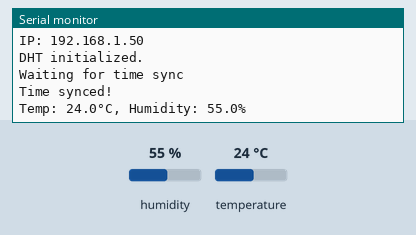
Recording of a sketch running on a simulated ESP32. Parts: the last lines printed to the serial monitor. The inputs (shaded band) are chosen by the test bench; at power-on: humidity 55 %, temperature 24 °C. WiFi joins after 1.5 s; servers stay silent unless stated; uploads are accepted with an empty reply; the local clock reads 2024-03-15 10:24:30 at power-on unless the sketch sets it.

Above: at 4.2 s.
4.3 s: humidity set to 22 %
At 6.5 s:
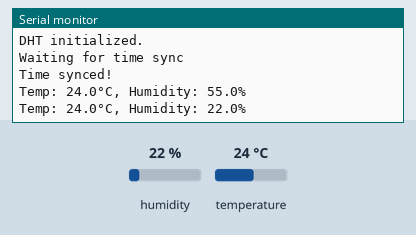
7.0 s: temperature set to 12 °C
At 12.3 s:
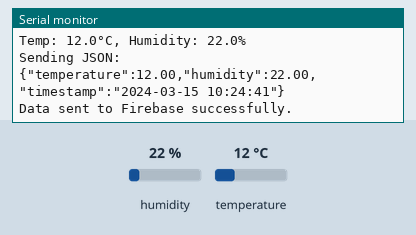
12.6 s: humidity set to 40 %
At 13.9 s:
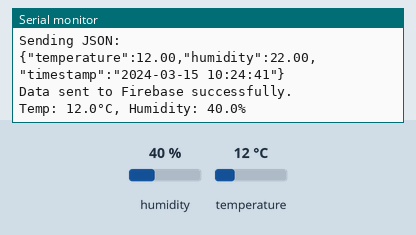
Timing chart, 0 to 15.6 s (numbered marks = the images above; inputs shaded):
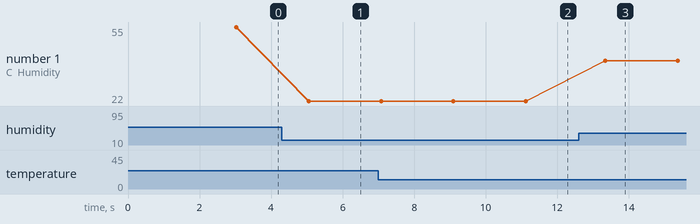

The sketch:

sketch_may2f.ino
```cpp
#include <WiFi.h>
#include <HTTPClient.h>
#include <DHT.h>
#include <time.h>

// WiFi credentials
const char* ssid = ".";
const char* password = "12345678910";

// Firebase Config
const String FIREBASE_HOST = "lab11-1375-default-rtdb.firebaseio.com/";
const String FIREBASE_AUTH = "1HkMCKxkFBU3ceOqBDRtGmFuNcvi0vxJOFtKFUM7";

// Firebase path
const String FIREBASE_PATH = "/sensor_data.json";

// DHT Config
#define DHTPIN 4
#define DHTTYPE DHT11
DHT dht(DHTPIN, DHTTYPE);

// Timing
const unsigned long SEND_INTERVAL = 10000;
const unsigned long SENSOR_DELAY = 2000;
unsigned long lastSendTime = 0;
unsigned long lastReadTime = 0;

// ======= Setup ======= //
void setup() {
  Serial.begin(115200);
  delay(1000);
  Serial.println("ESP32 Firebase + NTP + DHT11");

  connectWiFi();
  initDHT();
  configTime(18000, 0, "pool.ntp.org", "time.nist.gov"); // GMT+5 (Pakistan Time = 5*3600 = 18000)

  Serial.print("Waiting for time sync");
  while (time(nullptr) < 100000) {
    delay(500);
    Serial.print(".");
  }
  Serial.println("\nTime synced!");
}

// ======= Main Loop ======= //
void loop() {
  if (WiFi.status() != WL_CONNECTED) {
    connectWiFi();
  }

  if (millis() - lastReadTime >= SENSOR_DELAY) {
    float temp, hum;
    if (readDHT(&temp, &hum)) {
      if (millis() - lastSendTime >= SEND_INTERVAL) {
        sendToFirebase(temp, hum);
        lastSendTime = millis();
      }
    }
    lastReadTime = millis();
  }
}

// ======= Functions ======= //

void connectWiFi() {
  Serial.print("Connecting to WiFi");
  WiFi.begin(ssid, password);
  int tries = 0;
  while (WiFi.status() != WL_CONNECTED && tries < 20) {
    delay(500);
    Serial.print(".");
    tries++;
  }
  if (WiFi.status() == WL_CONNECTED) {
    Serial.println("\nWiFi connected.");
    Serial.print("IP: ");
    Serial.println(WiFi.localIP());
  } else {
    Serial.println("\nWiFi failed.");
  }
}

void initDHT() {
  dht.begin();
  Serial.println("DHT initialized.");
  delay(500);
}

bool readDHT(float* temp, float* hum) {
  *temp = dht.readTemperature();
  *hum = dht.readHumidity();
  if (isnan(*temp) || isnan(*hum)) {
    Serial.println("Failed to read from DHT sensor!");
    return false;
  }
  Serial.printf("Temp: %.1f°C, Humidity: %.1f%%\n", *temp, *hum);
  return true;
}

String getFormattedTime() {
  time_t now = time(nullptr);
  struct tm* timeinfo = localtime(&now);
  char buffer[30];
  strftime(buffer, sizeof(buffer), "%Y-%m-%d %H:%M:%S", timeinfo);
  return String(buffer);
}

void sendToFirebase(float temp, float hum) {
  if (WiFi.status() != WL_CONNECTED) {
    Serial.println("WiFi not connected!");
    return;
  }

  HTTPClient http;
  String url = "https://" + FIREBASE_HOST + FIREBASE_PATH + "?auth=" + FIREBASE_AUTH;
  String timestamp = getFormattedTime();

  String json = "{\"temperature\":" + String(temp) +
                ",\"humidity\":" + String(hum) +
                ",\"timestamp\":\"" + timestamp + "\"}";

  Serial.println("Sending JSON:");
  Serial.println(json);

  http.begin(url);
  http.addHeader("Content-Type", "application/json");

  int httpCode = http.POST(json);
  if (httpCode == HTTP_CODE_OK || httpCode == HTTP_CODE_CREATED) {
    Serial.println("Data sent to Firebase successfully.");
  } else {
    Serial.printf("Firebase Error. Code: %d\n", httpCode);
  }
  http.end();
}
```

Measured:
- after the input at 4.3 s, the serial monitor: prints a new line after 0.75 s (image 1)
- after the input at 7.0 s, the serial monitor: prints a new line after 0.07 s (image 2)
- after the input at 12.6 s, the serial monitor: prints a new line after 0.75 s (image 3)
- plotted number 1: 55 → 22 after the input at 4.3 s, 22 → 40 after the input at 12.6 s
